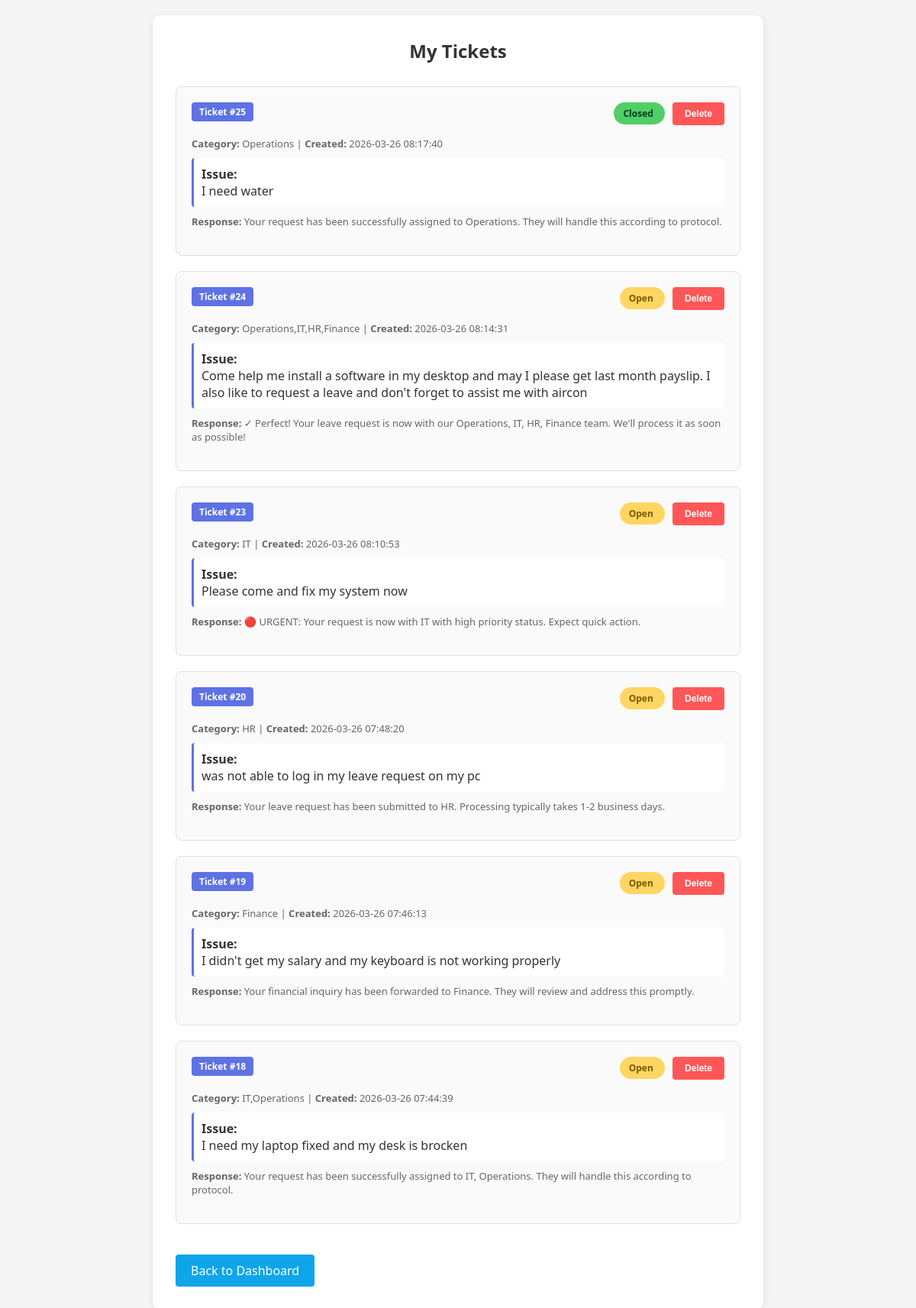
The app's page /view (signed in) with its own data.
### tables this page shows
CREATE TABLE tickets (
        id INTEGER PRIMARY KEY AUTOINCREMENT,
        ticket_text TEXT,
        category TEXT,
        tone TEXT,
        response TEXT,
        user_id INTEGER,
        status TEXT DEFAULT 'Open',
        created_at TIMESTAMP DEFAULT CURRENT_TIMESTAMP,
        FOREIGN KEY (user_id) REFERENCES users(id)
    );

### app.py (the view)
@app.route("/view")
@login_required
def view():
    conn = get_db()
    cursor = conn.cursor()
    try:
        if session['role'] == 'admin':
            cursor.execute("SELECT * FROM tickets ORDER BY created_at DESC")
        else:
            cursor.execute("SELECT * FROM tickets WHERE user_id = ? ORDER BY created_at DESC", (session['user_id'],))
        tickets = cursor.fetchall()
    except sqlite3.DatabaseError as db_err:
        conn.close()
        return render_template("view.html", tickets=[], role=session.get('role', 'user'), error=str(db_err))
    conn.close()
    return render_template("view.html", tickets=tickets, role=session.get('role', 'user'))

### app.py (called while the page is built)
def login_required(f):
    @wraps(f)
    def decorated_function(*args, **kwargs):
        if 'user_id' not in session:
            return redirect(url_for('login'))
        return f(*args, **kwargs)
    return decorated_function

def get_db():
    conn = sqlite3.connect(DB_PATH)
    conn.row_factory = sqlite3.Row
    return conn

### templates/view.html (shortened to what this page needs)
<!DOCTYPE html>
<html>
<head>
</head>
<body>
    <div class="container">
        <h2>{% if role == 'admin' %}All Tickets{% else %}My Tickets{% endif %}</h2>
        {% if tickets %}
            {% for t in tickets %}
                <div class="ticket-item">
                    <div class="ticket-header">
                        <span class="ticket-id">Ticket #{{ t['id'] }}</span>
                        <div>
                            <span class="status-badge {% if t['status'] == 'Open' %}status-open{% elif t['status'] == 'Closed' %}status-closed{% else %}status-open{% endif %}">
                                {{ t['status'] }}
                            </span>
                            <form method="POST" action="{{ url_for('delete_ticket', ticket_id=t['id']) }}" style="display: inline; margin-left: 10px;" onsubmit="return confirm('Are you sure you want to delete this ticket?')">
                                <button type="submit" class="delete-btn">Delete</button>
                            </form>
                        </div>
                    </div>
                    <div class="ticket-content">
                        <div class="ticket-meta">
                            <strong>Category:</strong> {{ t['category'] }} | <strong>Created:</strong> {{ t['created_at'] }}
                        </div>
                        <div class="ticket-text">
                            <strong>Issue:</strong><br>
                            {{ t['ticket_text'] }}
                        </div>
                        <div class="ticket-meta">
                            <strong>Response:</strong> {{ t['response'] }}
                        </div>
                    </div>
                </div>
            {% endfor %}
        {% endif %}
        <a href="{{ url_for('dashboard') }}" class="back-btn">Back to Dashboard</a>
    </div>
</body>
</html>

### templates/view.html (style rules this page uses)
* { margin: 0; padding: 0; box-sizing: border-box; }
body { font-family: 'Segoe UI', Tahoma, Geneva, Verdana, sans-serif; background-color: #f5f5f5; padding: 20px; }
.container { max-width: 800px; margin: 0 auto; background: white; border-radius: 10px; box-shadow: 0 2px 10px rgba(0, 0, 0, 0.1); padding: 30px; }
h2 { color: #333; margin-bottom: 30px; text-align: center; }
.ticket-item { border: 1px solid #e0e0e0; border-radius: 8px; padding: 20px; margin-bottom: 20px; background-color: #fafafa; position: relative; }
.ticket-header { display: flex; justify-content: space-between; align-items: start; margin-bottom: 15px; }
.ticket-id { background-color: #5e72e4; color: white; padding: 4px 10px; border-radius: 4px; font-size: 12px; font-weight: 600; }
.status-badge { padding: 6px 12px; border-radius: 20px; font-size: 12px; font-weight: 600; }
.status-open { background-color: #ffd662; color: #7a5802; }
.status-closed { background-color: #51cf66; color: #0a3c1f; }
.ticket-content { margin-bottom: 15px; }
.ticket-text { color: #333; margin: 10px 0; padding: 10px; background-color: white; border-left: 3px solid #5e72e4; border-radius: 4px; }
.ticket-meta { color: #666; font-size: 13px; margin: 10px 0; }
.delete-btn { background-color: #ff5757; color: white; border: none; padding: 8px 16px; border-radius: 4px; cursor: pointer; font-size: 12px; font-weight: 600; transition: background-color 0.3s ease; }
.back-btn { display: inline-block; background-color: #0ea5e9; color: white; text-decoration: none; padding: 10px 20px; border-radius: 4px; margin-top: 20px; transition: background-color 0.3s ease; }

### records on screen
tickets: id "25", status "Closed", category "Operations", created_at "2026-03-26 08:17:40", ticket_text "I need water", response "Your request has been successfully assigned to Operations. They will handle this according to protocol."
tickets: id "24", status "Open", category "Operations,IT,HR,Finance", created_at "2026-03-26 08:14:31", ticket_text "Come help me install a software in my desktop and may I please get last month payslip. I also like to request a leave and don't forget to assist me with aircon", response "✓ Perfect! Your leave request is now with our Operations, IT, HR, Finance team. We'll process it as soon as possible!"
tickets: id "23", status "Open", category "IT", created_at "2026-03-26 08:10:53", ticket_text "Please come and fix my system now", response "🔴 URGENT: Your request is now with IT with high priority status. Expect quick action."
tickets: id "20", status "Open", category "HR", created_at "2026-03-26 07:48:20", ticket_text "was not able to log in my leave request on my pc", response "Your leave request has been submitted to HR. Processing typically takes 1-2 business days."
tickets: id "19", status "Open", category "Finance", created_at "2026-03-26 07:46:13", ticket_text "I didn't get my salary and my keyboard is not working properly", response "Your financial inquiry has been forwarded to Finance. They will review and address this promptly."
tickets: id "18", status "Open", category "IT,Operations", created_at "2026-03-26 07:44:39", ticket_text "I need my laptop fixed and my desk is brocken", response "Your request has been successfully assigned to IT, Operations. They will handle this according to protocol."
